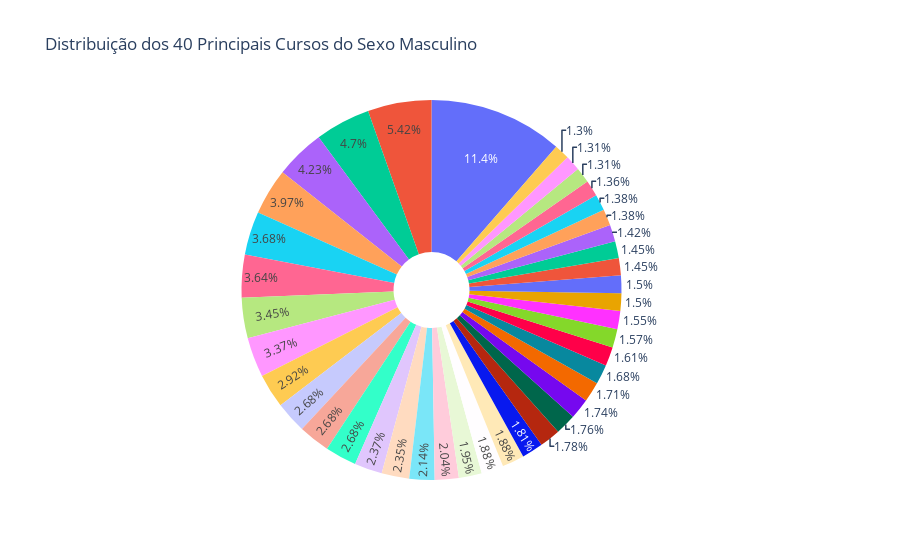

The cell this chart's notebook holds for it:
### Markdown cell above
*1.28% Informática,
1.56% Informática para internet
Sobre os 40 principais cursos técnicos dentro do ensino médio, somente no sexo feminino, aproximadamente apenas 3% cursam a área de informática(T.I)*

### Code cell
import plotly.express as px

# Filtrar os dados para o sexo masculino
female_data = dataset[dataset['Sexo'] == 'M']

# Contar a quantidade de alunas por curso
course_counts = female_data['Curso'].value_counts()

# Selecionar os 30 primeiros cursos
top_40_courses = course_counts.head(40)

# Criar o gráfico de pizza
fig = px.pie(top_40_courses, values=top_40_courses.values, names=top_40_courses.index, title='Distribuição dos 40 Principais Cursos do Sexo Masculino', hole=0.2)
fig.update_layout(showlegend=False)
fig.show()

### Figure 1 — Plotly figure (JSON) as saved in the notebook; plotly's stock layout.template omitted (floating-point values rounded to 4 significant figures)
{"data": [{"domain": {"x": [0, 1], "y": [0, 1]}, "hole": 0.2, "hovertemplate": "Curso=%{label}<br>value=%{value}<extra></extra>", "labels": ["Técnico em Mecânica", "Técnico em Eletrotécnica", "Técnico em Administração Integrado ao Ensino Médio", "Técnico em Agropecuária Integrado ao Ensino Médio", "Técnico em Informática para Internet Integrado ao Ensino Médio", "Técnico em Mecânica Integrado ao Ensino Médio", "TÉCNICO EM AGROPECUÁRIA", "Técnico em Agropecuária Integrado - Alegre", "Técnico em Eletrotécnica Integrado ao Ensino Médio", "Técnico em Mecânica Integrado", "Técnico em Eletrotécnica Integrado", "Técnico em Automação Industrial Integrado ao Ensino Médio", "Técnico em Metalurgia Integrado ao Ensino Médio", "Técnico em Química Integrado ao Ensino Médio", "Técnico em Administração Integrado", "Técnico em Automação Industrial - Campus Serra", "Técnico em Metalurgia", "Técnico em Química", "Técnico Integrado ao Ensino Médio em Logística", "TÉCNICO EM PESCA INTEGRADO", "TÉCNICO EM AQUICULTURA INTEGRADO", "Técnico em Informática - Campus Serra", "Técnico em Edificações Integrado ao Ensino Médio", "Técnico em Administração", "Curso Técnico em Administração EaD em Rede", "Técnico em Meio Ambiente Integrado ao Ensino Médio", "Técnico em Manutenção de Sistemas Metroferroviários Integrado ao Ensino Médio", "Técnico em Geoprocessamento", "Técnico em Segurança do Trabalho", "Técnico em Logística", "Técnico em Portos Integrado ao Ensino Médio - Integral", "Técnico em Edificações", "Técnico em Informática Integrado ao Ensino Médio", "Técnico em Mecatrônica Integrado ao Ensino Médio", "Técnico em Eletromecânica Integrado", "Técnico  Edificações Integrado", "Técnico em Agroindústria Integrado", "Técnico em Guia de Turismo Integrado ao Ensino Médio", "Técnico  Mineração Integrado", "Técnico em Portos"], "legendgroup": "", "name": "", "showlegend": true, "type": "pie", "values": [660, 314, 272, 245, 230, 213, 211, 200, 195, 169, 155, 155, 155, 137, 136, 124, 118, 113, 109, 109, 105, 103, 102, 101, 99, 97, 93, 91, 90, 87, 87, 84, 84, 82, 80, 80, 79, 76, 76, 75]}], "layout": {"legend": {"tracegroupgap": 0}, "showlegend": false, "title": {"text": "Distribuição dos 40 Principais Cursos do Sexo Masculino"}}}
